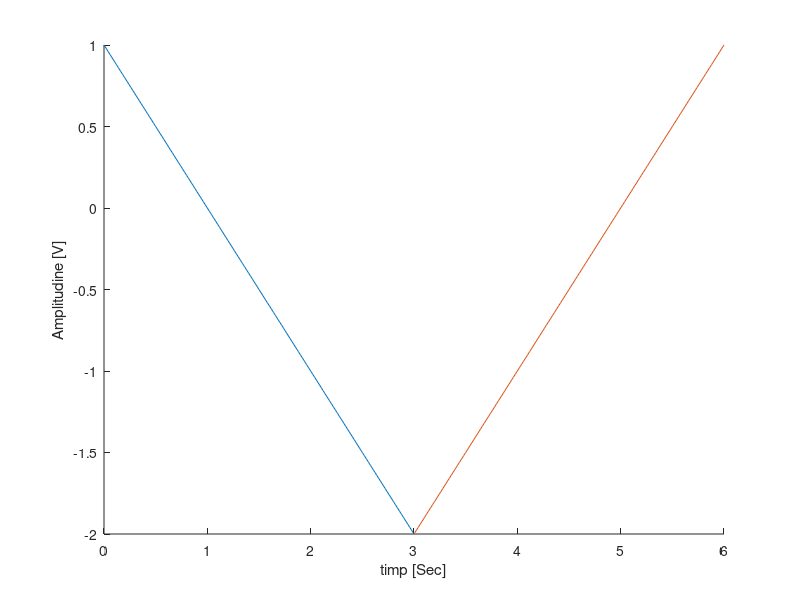

MATLAB code for this plot:
x=0:.02:3;
hold on
y=1-x;
plot(x,y)
x=3:.02:6;
y=x-5;
plot(x,y)
axis([0 6 -2 1])
xlabel('timp [Sec]');
ylabel('Amplitudine [V]');
